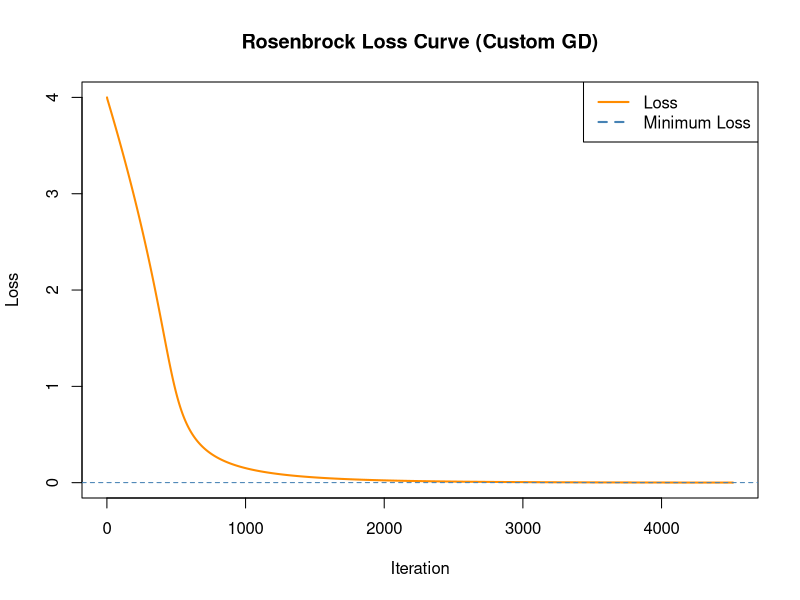

The R script that drew this image:

#answer5
# Custom Rosenbrock function
rb_fn <- function(theta) {
  term1 <- (1 - theta[1])^2
  term2 <- 100 * (theta[2] - theta[1]^2)^2
  return(term1 + term2)
}

# Gradient of Rosenbrock
rb_grad <- function(theta) {
  g1 <- -2 * (1 - theta[1]) - 400 * theta[1] * (theta[2] - theta[1]^2)
  g2 <- 200 * (theta[2] - theta[1]^2)
  return(c(g1, g2))
}

# Gradient descent loop
rosen_gd <- function(init_theta, lr = 0.0015, tol = 1e-6) {
  theta <- init_theta
  prev_loss <- rb_fn(theta)
  loss_trend <- c(prev_loss)
  steps <- 0
  
  repeat {
    grad_vec <- rb_grad(theta)
    theta_new <- theta - lr * grad_vec
    current_loss <- rb_fn(theta_new)
    loss_trend <- c(loss_trend, current_loss)
    steps <- steps + 1
    
    if (abs(current_loss - prev_loss) < tol || steps > 10000) break
    
    theta <- theta_new
    prev_loss <- current_loss
  }
  
  return(list(opt_theta = theta, iter = steps, loss_curve = loss_trend))
}

# Run the algorithm
output <- rosen_gd(c(-1, 1), lr = 0.0015, tol = 1e-6)

# Display results
cat("Optimal solution:", round(output$opt_theta, 5), "\n")
cat("Total iterations:", output$iter, "\n")

# Plotting
plot(output$loss_curve, type = "l", col = "darkorange", lwd = 2,
     xlab = "Iteration", ylab = "Loss",
     main = "Rosenbrock Loss Curve (Custom GD)")
abline(h = min(output$loss_curve), col = "steelblue", lty = 2)
legend("topright", legend = c("Loss", "Minimum Loss"),
       col = c("darkorange", "steelblue"), lty = c(1, 2), lwd = 2)
